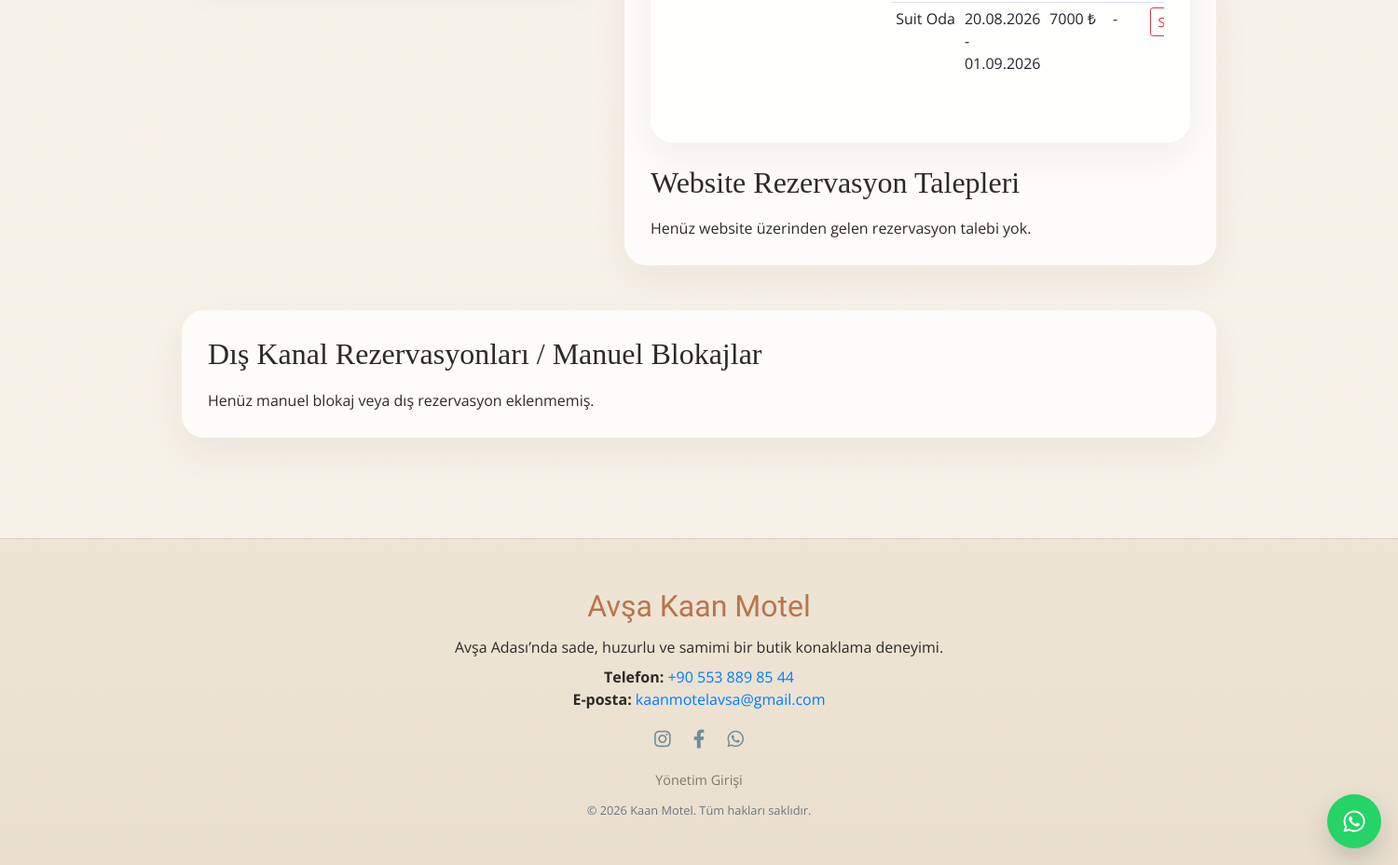
The app's page /yonetim (signed in, lower part), older data.
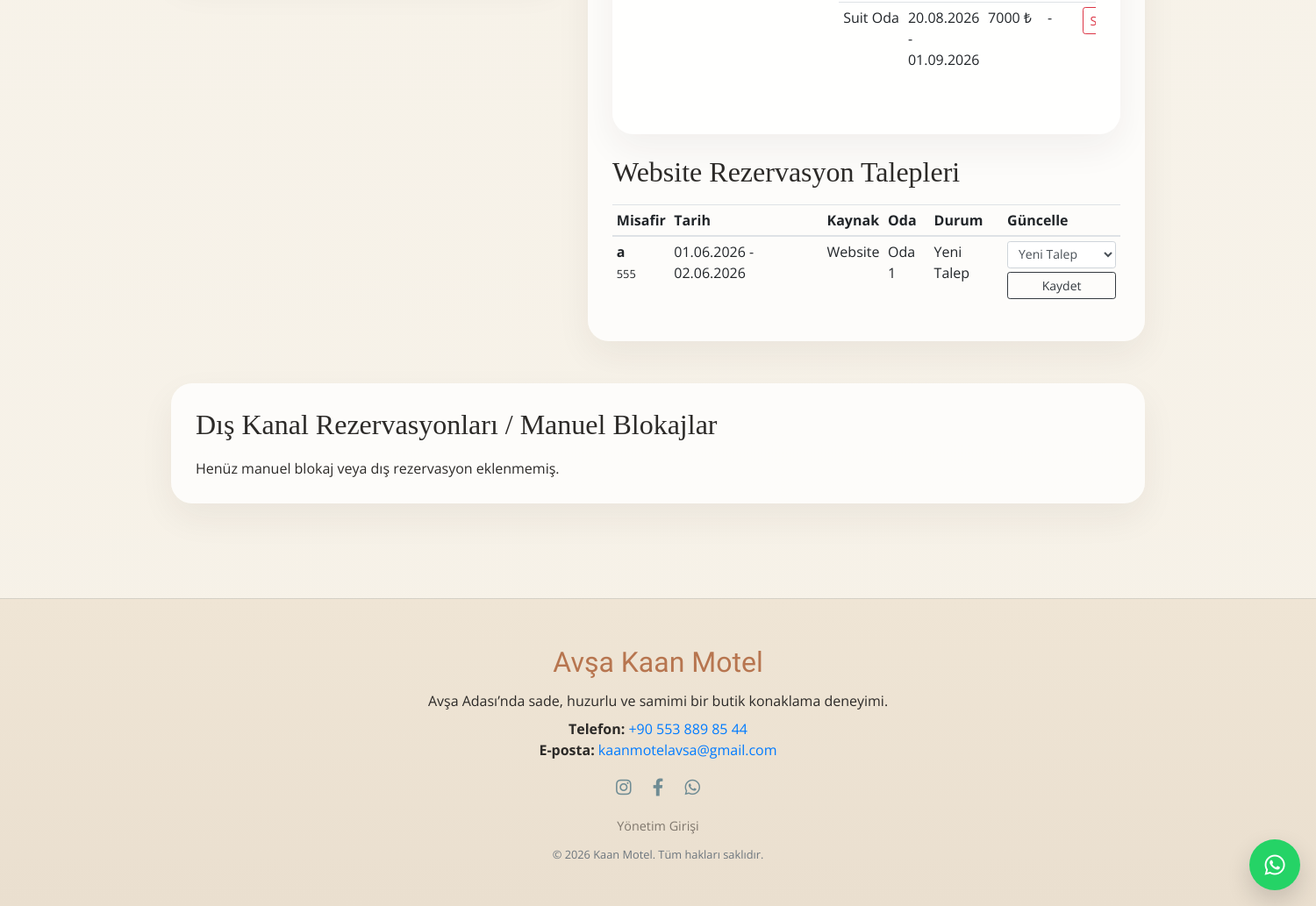
The same page, newer data.
### app.py (models this page shows, shortened)
class PriceRule(db.Model):
    id = db.Column(db.Integer, primary_key=True)
    room_type = db.Column(db.String(50), nullable=False)
    start_date = db.Column(db.Date, nullable=False)
    end_date = db.Column(db.Date, nullable=False)
    nightly_price = db.Column(db.Float, nullable=False)
    note = db.Column(db.String(255), nullable=True)

class Reservation(db.Model):
    id = db.Column(db.Integer, primary_key=True)
    guest_name = db.Column(db.String(120), nullable=False)
    guest_email = db.Column(db.String(120), nullable=False)
    guest_phone = db.Column(db.String(30))
    check_in = db.Column(db.Date, nullable=False)
    check_out = db.Column(db.Date, nullable=False)
    adults = db.Column(db.Integer, default=1)
    children = db.Column(db.Integer, default=0)
    total_price = db.Column(db.Float, default=0.0)
    room_id = db.Column(db.Integer, db.ForeignKey("room.id"), nullable=True)
    status = db.Column(db.String(50), default="Yeni Talep")
    source = db.Column(db.String(50), default="Website")

class Room(db.Model):
    id = db.Column(db.Integer, primary_key=True)
    room_number = db.Column(db.String(20), unique=True, nullable=False)
    room_type = db.Column(db.String(50), nullable=False)
    capacity = db.Column(db.Integer, default=2)
    reservations = db.relationship("Reservation", backref="room_details", lazy=True)

### app.py (the view)
@app.route("/yonetim")
@manager_required
def yonetim():
    seo = build_seo(
        "Kaan Motel Yönetim Paneli",
        "Rezervasyon, blokaj ve fiyat yönetimi ekranı."
    )
    today_obj = date.today()
    try:
        selected_year = int(request.args.get("year", today_obj.year))
        selected_month = int(request.args.get("month", today_obj.month))
    except ValueError:
        selected_year = today_obj.year
        selected_month = today_obj.month
    if selected_month < 1 or selected_month > 12:
        selected_month = today_obj.month
    reservations = Reservation.query.order_by(Reservation.check_in.asc()).all()
    manual_blocks = ManualBlock.query.order_by(ManualBlock.check_in.asc()).all()
    price_rules = PriceRule.query.order_by(PriceRule.start_date.asc(), PriceRule.room_type.asc()).all()
    rooms = Room.query.order_by(Room.room_number.asc()).all()
    calendar_data = build_calendar_matrix(selected_year, selected_month)
    return render_template(
        "yonetim.html",
        title=seo["title"],
        description=seo["description"],
        reservations=reservations,
        manual_blocks=manual_blocks,
        price_rules=price_rules,
        rooms=rooms,
        source_options=SOURCE_OPTIONS,
        calendar_data=calendar_data,
        selected_year=selected_year,
        selected_month=selected_month,
        get_room_display_name=get_room_display_name,
        room_definitions=ROOM_DEFINITIONS
    )

### app.py (called while the page is built)
def manager_required(view_func):
    @wraps(view_func)
    def wrapped_view(*args, **kwargs):
        if not session.get("manager_logged_in"):
            flash("Bu alana erişmek için yönetim şifresi gerekli.", "warning")
            return redirect(url_for("yonetim_login"))
        return view_func(*args, **kwargs)
    return wrapped_view

def get_room_display_name(room):
    room_names = {
        "STD01": "Oda 1",
        "STD02": "Oda 2",
        "STD03": "Oda 3",
        "STD04": "Oda 4",
        "SUI01": "Suit",
        "PET01": "Petsuit",
        "STD07": "Oda 7",
        "STD08": "Oda 8",
    }
    return room_names.get(room.room_number, room.room_number)

def build_seo(title, description):
    return {"title": title, "description": description}

@app.context_processor
def inject_globals():
    return {
        "contact_info": CONTACT_INFO,
        "current_year": datetime.now().year,
        "manager_logged_in": session.get("manager_logged_in", False)
    }

### templates/yonetim.html (shortened to what the changed rows need)
{% extends "base.html" %}
{% block content %}
<section>
    <div class="container">
        <div class="row">
            <div class="col-lg-7 mb-4">
                <div class="manager-card">
<div class="manager-card">
    <div class="row">
        <div class="col-lg-7 mb-4">
            {% if price_rules %}
            <div class="table-responsive">
                <table class="table table-sm">
                    <tbody>
                        {% for rule in price_rules %}
                        <tr>
                            <td>{{ room_definitions[rule.room_type].name if rule.room_type in room_definitions else rule.room_type }}</td>
                            <td>{{ rule.start_date.strftime('%d.%m.%Y') }} - {{ rule.end_date.strftime('%d.%m.%Y') }}</td>
                            <td>{{ "%.0f"|format(rule.nightly_price) }} ₺</td>
                            <td>{{ rule.note or '-' }}</td>
                            <td class="text-right">
                                <a href="{{ url_for('yonetim_fiyat_sil', rule_id=rule.id) }}" class="btn btn-sm btn-outline-danger">
                                    Sil
                                </a>
                            </td>
                        </tr>
                        {% endfor %}
                    </tbody>
                </table>
            </div>
            {% else %}
            <p class="mb-0 text-muted">Henüz tanımlı fiyat kuralı bulunmuyor.</p>
            {% endif %}
        </div>
    </div>
</div>
                    <h3>Website Rezervasyon Talepleri</h3>
                    {% if reservations %}
                    <div class="table-responsive">
                        <table class="table table-sm">
                            <thead>
                                <tr>
                                    <th>Misafir</th>
                                    <th>Tarih</th>
                                    <th>Kaynak</th>
                                    <th>Oda</th>
                                    <th>Durum</th>
                                    <th>Güncelle</th>
                                </tr>
                            </thead>
                            <tbody>
                                {% for reservation in reservations %}
                                <tr>
                                    <td>
                                        <strong>{{ reservation.guest_name }}</strong><br>
                                        <small>{{ reservation.guest_phone or '-' }}</small>
                                    </td>
                                    <td>{{ reservation.check_in.strftime('%d.%m.%Y') }} - {{ reservation.check_out.strftime('%d.%m.%Y') }}</td>
                                    <td>{{ reservation.source }}</td>
                                    <td>
                                        {% if reservation.room_details %}
                                            {{ get_room_display_name(reservation.room_details) }}
                                        {% else %}
                                            -
                                        {% endif %}
                                    </td>
                                    <td>{{ reservation.status }}</td>
                                    <td>
                                        <form method="POST" action="{{ url_for('yonetim_rezervasyon_durum', reservation_id=reservation.id) }}">
                                            <select name="status" class="form-control form-control-sm mb-1">
                                                <option {% if reservation.status == 'Yeni Talep' %}selected{% endif %}>Yeni Talep</option>
                                            </select>
                                            <button type="submit" class="btn btn-sm btn-outline-dark btn-block">Kaydet</button>
                                        </form>
                                    </td>
                                </tr>
                                {% endfor %}
                            </tbody>
                        </table>
                    </div>
                    {% else %}
                    <p class="mb-0">Henüz website üzerinden gelen rezervasyon talebi yok.</p>
                    {% endif %}
                </div>
            </div>
        </div>
    </div>
</section>
{% endblock %}

Row changes from the older to the newer data that the page shows:
added Reservation: guest_name "a", guest_phone "555", check_in "01.06.2026", check_out "02.06.2026", source "Website", status "Yeni Talep"
now on this page (row unchanged): Room: room_number "Oda 1"
Text that changed along with them:
text no longer shown: "Henüz website üzerinden gelen rezervasyon talebi yok."
text now shown: "Misafir Tarih Kaynak Oda Durum Güncelle"
